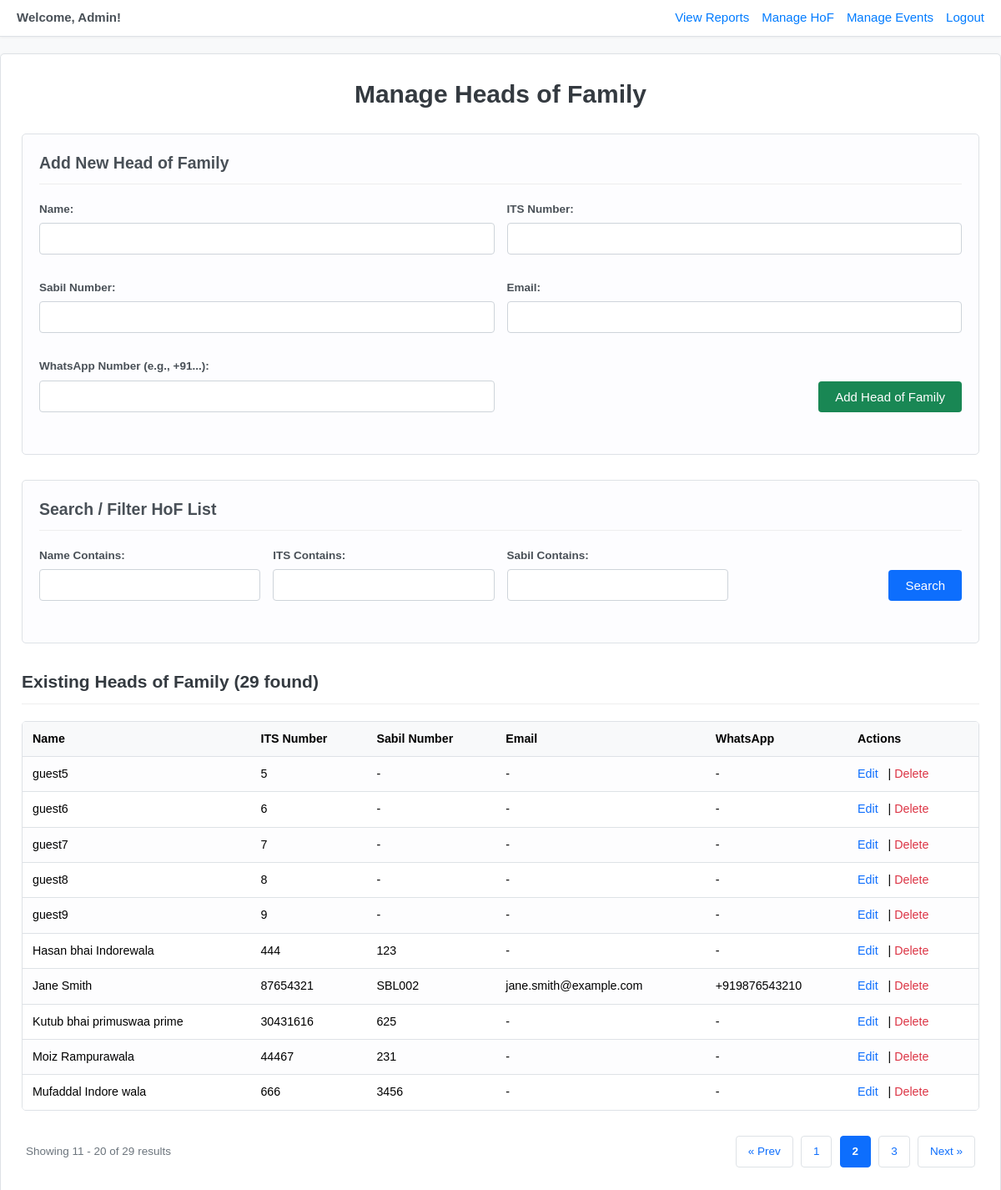
The page /manage_hof.php?page=2 (signed in) on the database its author committed.
### tables this page shows
CREATE TABLE `heads_of_family` (
  `id` int(11) NOT NULL,
  `its_number` varchar(20) NOT NULL,
  `name` varchar(255) NOT NULL,
  `email` varchar(255) DEFAULT NULL,
  `whatsapp_number` varchar(20) DEFAULT NULL,
  `telegram_chat_id` varchar(50) DEFAULT NULL,
  `sabil_number` varchar(50) DEFAULT NULL,
  `is_deleted` tinyint(1) NOT NULL DEFAULT 0,
  `created_at` timestamp NOT NULL DEFAULT current_timestamp(),
  `updated_at` timestamp NOT NULL DEFAULT current_timestamp() ON UPDATE current_timestamp()
);

### manage_hof.php (the view, shortened to what this page needs)
<?php
require 'db_connect.php';
$items_per_page = 10;
$page_error_message = $_SESSION['error_message'] ?? null;
$search_name = trim($_GET['search_name'] ?? '');
$search_its = trim($_GET['search_its'] ?? '');
$search_sabil = trim($_GET['search_sabil'] ?? '');
$current_page = filter_input(INPUT_GET, 'page', FILTER_VALIDATE_INT, ['options' => ['default' => 1, 'min_range' => 1]]);
$params = [];
$paramTypes = "";
$whereSql = "";
$total_hofs = 0;
$total_pages = 1;
$sqlCount = "SELECT COUNT(*) as total FROM heads_of_family {$whereSql}";
$stmtCount = $conn->prepare($sqlCount);
if ($stmtCount) {
    if ($stmtCount && $stmtCount->execute()) {
        $resultCount = $stmtCount->get_result();
        if ($rowCount = $resultCount->fetch_assoc()) {
            $total_hofs = (int)$rowCount['total'];
        }
    } elseif ($stmtCount) {
         $page_error_message = "Error executing count query: " . $stmtCount->error;
    }
} else {
    $page_error_message = "Error preparing count query: " . $conn->error;
}
if ($total_hofs > 0 && $page_error_message === null) {
    $total_pages = ceil($total_hofs / $items_per_page);
    $offset = ($current_page - 1) * $items_per_page;
} else {
    $current_page = 1;
    $total_pages = 1;
    $offset = 0;
}
$hofList = [];
if ($page_error_message === null && $total_hofs > 0) {
    $sqlList = "SELECT id, name, its_number, email, whatsapp_number, sabil_number
                FROM heads_of_family
                {$whereSql}
                ORDER BY name
                LIMIT ? OFFSET ?";
    $stmtList = $conn->prepare($sqlList);
    if ($stmtList) {
        $listParams = $params;
        $listParams[] = $items_per_page;
        $listParams[] = $offset;
        $listParamTypes = $paramTypes . "ii";
        try {
             $stmtList->bind_param($listParamTypes, ...$listParams);
             if ($stmtList->execute()) {
                 $resultList = $stmtList->get_result();
                 while($row = $resultList->fetch_assoc()) {
                     $hofList[] = $row;
                 }
             } else {
                  $page_error_message = "Error executing list query: " . $stmtList->error;
             }
         } catch (Exception $e) {
              $page_error_message = "Error binding parameters for list query: " . $e->getMessage();
         }
    } else {
         $page_error_message = "Error preparing list query: " . $conn->error;
    }
} elseif ($page_error_message === null && $total_hofs === 0 && empty($base_query_params)) {
} elseif ($page_error_message === null && $total_hofs === 0 && !empty($base_query_params)) {
}
$base_query_params = [
    'search_name' => $search_name,
    'search_its' => $search_its,
    'search_sabil' => $search_sabil
];
$base_query_params = array_filter($base_query_params, function($value) { return $value !== ''; });
?>
<!DOCTYPE html>
<html>
<head>
    <link rel="stylesheet" href="style.css">
</head>
<body>
    <div class="admin-nav">
        <span>Welcome, Admin!</span>
        <a href="reports.php">View Reports</a>
        <a href="manage_hof.php">Manage HoF</a>
        <a href="manage_events.php">Manage Events</a>
        <a href="logout.php">Logout</a>
    </div>
<div class="container">
    <h1>Manage Heads of Family</h1>
    <div class="crud-form">
        <h2>Add New Head of Family</h2>
        <form action="manage_hof.php" method="POST">
            <div class="form-row">
                <div class="form-group">
                    <label for="add_name">Name:</label>
                    <input type="text" id="add_name" name="name" required>
                </div>
                <div class="form-group">
                    <label for="add_its_number">ITS Number:</label>
                    <input type="text" id="add_its_number" name="its_number" required>
                </div>
            </div>
            <div class="form-row">
                <div class="form-group">
                    <label for="add_sabil_number">Sabil Number:</label>
                    <input type="text" id="add_sabil_number" name="sabil_number">
                </div>
                <div class="form-group">
                    <label for="add_email">Email:</label>
                    <input type="email" id="add_email" name="email">
                </div>
            </div>
            <div class="form-row">
                <div class="form-group">
                    <label for="add_whatsapp_number">WhatsApp Number (e.g., +91...):</label>
                    <input type="text" id="add_whatsapp_number" name="whatsapp_number">
                </div>
                <div class="form-group" style="align-self: flex-end; text-align: right;">
                    <button type="submit">Add Head of Family</button>
                </div>
            </div>
        </form>
    </div>
     <div class="search-form">
        <h2>Search / Filter HoF List</h2>
        <form action="manage_hof.php" method="GET">
            <div class="form-row">
                <div class="form-group">
                    <label for="search_name">Name Contains:</label>
                    <input type="search" id="search_name" name="search_name" value="<?php echo htmlspecialchars($search_name); ?>">
                </div>
                <div class="form-group">
                    <label for="search_its">ITS Contains:</label>
                    <input type="search" id="search_its" name="search_its" value="<?php echo htmlspecialchars($search_its); ?>">
                </div>
                <div class="form-group">
                    <label for="search_sabil">Sabil Contains:</label>
                    <input type="search" id="search_sabil" name="search_sabil" value="<?php echo htmlspecialchars($search_sabil); ?>">
                </div>
                <div class="form-group" style="align-self: flex-end; text-align: right;">
                     <button type="submit">Search</button>
                </div>
            </div>
        </form>
    </div>
    <h2 class="list-header">
        Existing Heads of Family
        <?php if ($page_error_message === null) : ?>
            (<?php echo number_format($total_hofs); ?> found<?php echo (!empty($base_query_params) ? ' matching filters' : ''); ?>)
        <?php endif; ?>
    </h2>
     <?php if (!empty($hofList)): ?>
        <div class="table-container">
            <table>
                <thead>
                    <tr>
                        <th>Name</th>
                        <th>ITS Number</th>
                        <th>Sabil Number</th>
                        <th>Email</th>
                        <th>WhatsApp</th>
                        <th>Actions</th>
                    </tr>
                </thead>
                <tbody>
                    <?php foreach ($hofList as $hof): ?>
                    <tr>
                        <td><?php echo htmlspecialchars($hof['name']); ?></td>
                        <td><?php echo htmlspecialchars($hof['its_number']); ?></td>
                        <td><?php echo htmlspecialchars($hof['sabil_number'] ?? '-'); ?></td>
                        <td><?php echo htmlspecialchars($hof['email'] ?? '-'); ?></td>
                        <td><?php echo htmlspecialchars($hof['whatsapp_number'] ?? '-'); ?></td>
                        <td>
                            <a href="edit_hof.php?id=<?php echo $hof['id']; ?>" title="Edit <?php echo htmlspecialchars($hof['name']); ?>">Edit</a> |
                            <a href="delete_hof.php?id=<?php echo $hof['id']; ?>" class="delete-link" title="Delete <?php echo htmlspecialchars($hof['name']); ?>" onclick="return confirm('Are you sure you want to delete this person: \'<?php echo htmlspecialchars(addslashes($hof['name'])); ?>\' (ITS: <?php echo htmlspecialchars(addslashes($hof['its_number'])); ?>)? This cannot be undone.');">Delete</a>
                        </td>
                    </tr>
                    <?php endforeach; ?>
                </tbody>
            </table>
        </div>
        <?php if ($total_pages > 1): ?>
            <div class="pagination-container">
                <div class="pagination-info">
                    Showing <?php echo $offset + 1; ?> - <?php echo min($offset + $items_per_page, $total_hofs); ?> of <?php echo number_format($total_hofs); ?> results
                </div>
                <div class="pagination">
                    <?php if ($current_page > 1): ?>
                        <a href="?<?php echo http_build_query(array_merge($base_query_params, ['page' => $current_page - 1])); ?>">« Prev</a>
                    <?php else: ?>
                        <span class="disabled">« Prev</span>
                    <?php endif; ?>
                    <?php for ($i = 1; $i <= $total_pages; $i++): ?>
                        <?php
                              $showPage = false;
                              if ($total_pages <= 7 ||
                                  $i == 1 || $i == $total_pages ||
                                  ($i >= $current_page - 2 && $i <= $current_page + 2)
                              ) {
                                  $showPage = true;
                              }
                              if ($showPage) {
                                  if ($i == $current_page): ?>
                                      <span class="current-page"><?php echo $i; ?></span>
                                  <?php else: ?>
                                      <a href="?<?php echo http_build_query(array_merge($base_query_params, ['page' => $i])); ?>"><?php echo $i; ?></a>
                                  <?php endif;
                              }
                        ?>
                    <?php endfor; ?>
                    <?php if ($current_page < $total_pages): ?>
                        <a href="?<?php echo http_build_query(array_merge($base_query_params, ['page' => $current_page + 1])); ?>">Next »</a>
                    <?php else: ?>
                        <span class="disabled">Next »</span>
                    <?php endif; ?>
                </div>
            </div>
         <?php endif;  ?>
    <?php elseif ($page_error_message === null):  ?>
        <p class="no-results">
            <?php echo (!empty($base_query_params)) ? 'No Heads of Family found matching your search criteria.' : 'No Heads of Family found in the database. Please add one using the form above.'; ?>
        </p>
    <?php endif;  ?>
</div>
</body>
</html>

### style.css (style rules this page uses)
body { font-family: sans-serif; line-height: 1.6; margin: 20px; }
h1, h2 { color: #333; }
.form-group { margin-bottom: 15px; }
label { display: block; margin-bottom: 5px; font-weight: bold; }
input[type="text"], input[type="number"], select { width: 100%; padding: 10px; border: 1px solid #ccc; border-radius: 4px; box-sizing: border-box; }
button { background-color: #007bff; color: white; padding: 12px 20px; border: none; border-radius: 4px; cursor: pointer; font-size: 16px; }
a { color: #007bff; text-decoration: none; }
table { width: 100%; border-collapse: collapse; margin-bottom: 20px; }
th, td { border: 1px solid #ccc; padding: 8px; text-align: left; }
th { background-color: #f2f2f2; font-weight: bold; }
tbody tr:nth-child(odd) { background-color: #f9f9f9; }

### manage_hof.php (style rules this page uses)
body { font-family: sans-serif; margin: 0; padding:0; background-color: #f8f9fa; font-size: 15px; line-height: 1.5; }
.admin-nav { background-color: #ffffff; padding: 10px 20px; margin-bottom: 20px; border-radius: 0; text-align: right; border-bottom: 1px solid #dee2e6; box-shadow: 0 1px 3px rgba(0,0,0,0.05); display: flex; align-items: center; justify-content: flex-end; }
.admin-nav span { margin-right: auto; font-weight: bold; color: #495057; }
.admin-nav a { margin-left: 15px; text-decoration: none; color: #007bff; font-weight: 500; }
.container { max-width: 1200px; margin: 20px auto; background-color: #fff; padding: 25px; border-radius: 5px; box-shadow: 0 1px 4px rgba(0,0,0,0.06); border: 1px solid #dee2e6; }
h1 { text-align: center; margin-top: 0; margin-bottom: 25px; color: #343a40; }
.crud-form, .search-form { border: 1px solid #dee2e6; padding: 20px; margin-bottom: 30px; background-color: #fdfdff; border-radius: 5px; }
.crud-form h2, .search-form h2 { margin-top: 0; border-bottom: 1px solid #eee; padding-bottom: 10px; margin-bottom: 20px; font-size: 1.3em; color: #495057; font-weight: 600; }
.form-row { display: flex; flex-wrap: wrap; gap: 15px; margin-bottom: 15px; }
.form-group { flex: 1; min-width: 200px; }
.form-group label { display: block; margin-bottom: 6px; font-weight: bold; font-size: 0.9em; color: #495057; }
.form-group input[type=text], .form-group input[type=email], .form-group input[type=search] { width: 100%; padding: 10px 12px; border: 1px solid #ced4da; border-radius: 4px; box-sizing: border-box; font-size: 0.95em; }
.crud-form button, .search-form button { padding: 10px 20px; color: white; border: none; cursor: pointer; border-radius: 4px; font-size: 1em; font-weight: 500; }
.crud-form button { background-color: #198754; }
.search-form button { background-color: #0d6efd; }
h2.list-header { margin-top: 30px; border-bottom: 1px solid #eee; padding-bottom: 10px; font-size: 1.4em; color: #343a40; }
.table-container { overflow-x: auto; margin-top: 20px; border: 1px solid #dee2e6; border-radius: 5px; }
table { width: 100%; border-collapse: collapse; margin: 0; background-color: white; }
th, td { border: none; border-bottom: 1px solid #dee2e6; padding: 10px 12px; text-align: left; vertical-align: middle; font-size: 0.95em; }
thead tr:first-child th { border-top: none; }
tbody tr:last-child td { border-bottom: none; }
th { background-color: #f8f9fa; font-weight: 600; position: sticky; top: 0; z-index: 1; }
tbody tr:nth-child(odd) { background-color: #fdfdfe; }
td a { margin-right: 8px; color: #0d6efd; text-decoration: none; }
td a.delete-link { color: #dc3545; }
.pagination-container { display: flex; justify-content: space-between; align-items: center; margin: 30px 0 10px 0; padding: 0 5px; }
.pagination-info { color: #6c757d; font-size: 0.9em; }
.pagination { text-align: right; margin: 0; padding: 0; }
.pagination a, .pagination span { display: inline-block; padding: 8px 14px; margin-left: 5px; border: 1px solid #dee2e6; border-radius: 4px; color: #0d6efd; text-decoration: none; background-color: white; font-size: 0.9em; }
.pagination span.current-page { background-color: #0d6efd; color: white; border-color: #0d6efd; font-weight: bold; }

### rows shown on the page
heads_of_family: name "guest5", its_number "5", sabil_number "-", email "-", whatsapp_number "-"
heads_of_family: name "guest6", its_number "6", sabil_number "-", email "-", whatsapp_number "-"
heads_of_family: name "guest7", its_number "7", sabil_number "-", email "-", whatsapp_number "-"
heads_of_family: name "guest8", its_number "8", sabil_number "-", email "-", whatsapp_number "-"
heads_of_family: name "guest9", its_number "9", sabil_number "-", email "-", whatsapp_number "-"
heads_of_family: name "Hasan bhai Indorewala", its_number "444", sabil_number "123", email "-", whatsapp_number "-"
heads_of_family: name "Jane Smith", its_number "87654321", sabil_number "SBL002", email "jane.smith@example.com", whatsapp_number "+919876543210"
heads_of_family: name "Kutub bhai primuswaa prime", its_number "30431616", sabil_number "625", email "-", whatsapp_number "-"
heads_of_family: name "Moiz Rampurawala", its_number "44467", sabil_number "231", email "-", whatsapp_number "-"
heads_of_family: name "Mufaddal Indore wala", its_number "666", sabil_number "3456", email "-", whatsapp_number "-"

### other values the page prints
$total_hofs "29"
$offset + 1 "11"
min($offset + $items_per_page, $total_hofs) "20"
